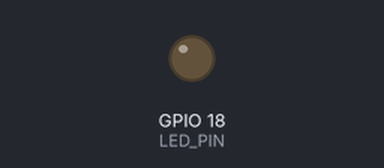
A program run on a simulated Raspberry Pi (BCM pin numbers). Shown: output pins drawn as LEDs (lit = HIGH).

Above: at 0.05 s.
At 0.95 s:
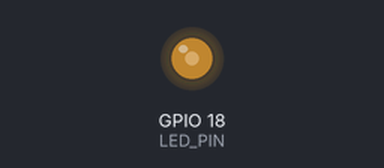
At 1.9 s:
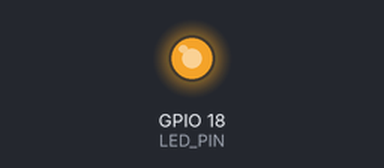
At 3.8 s:
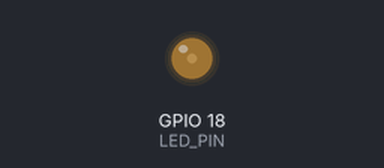
Timing chart, 0 to 6.1 s (numbered marks = the images above):
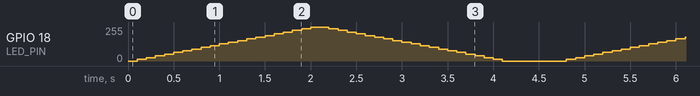

The program:

fade_led.py
```python
import RPi.GPIO as GPIO
import time

LED_PIN = 18

GPIO.setmode(GPIO.BCM)
GPIO.setup(LED_PIN, GPIO.OUT)
p = GPIO.PWM(LED_PIN, 1000)     # set Frequece to 1KHz
p.start(0)                      # Start PWM output, Duty Cycle = 0

try:
    while True:
        for dc in range(0, 101, 5):     # increase Duty Cycle to 100% by 5% increments
            p.ChangeDutyCycle(dc)
            time.sleep(0.1)
        for dc in range(100, -1, -5):   # decrease Duty Cycle from 100% by 5% decrements
            p.ChangeDutyCycle(dc)
            time.sleep(0.1)
        time.sleep(0.5)
except KeyboardInterrupt:
    p.stop()
    GPIO.output(LED_PIN, GPIO.HIGH)
    GPIO.cleanup()
```
